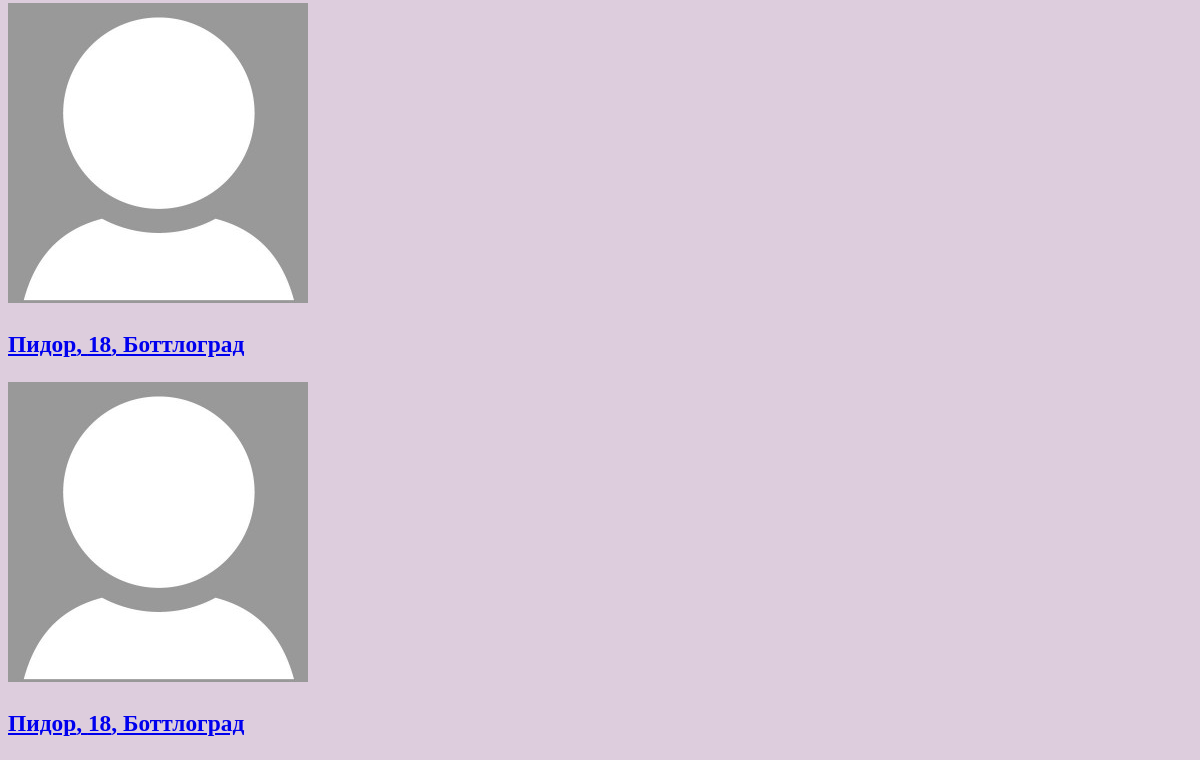
/searching/profiles/ (lower part), run on an earlier commit of the app's database.
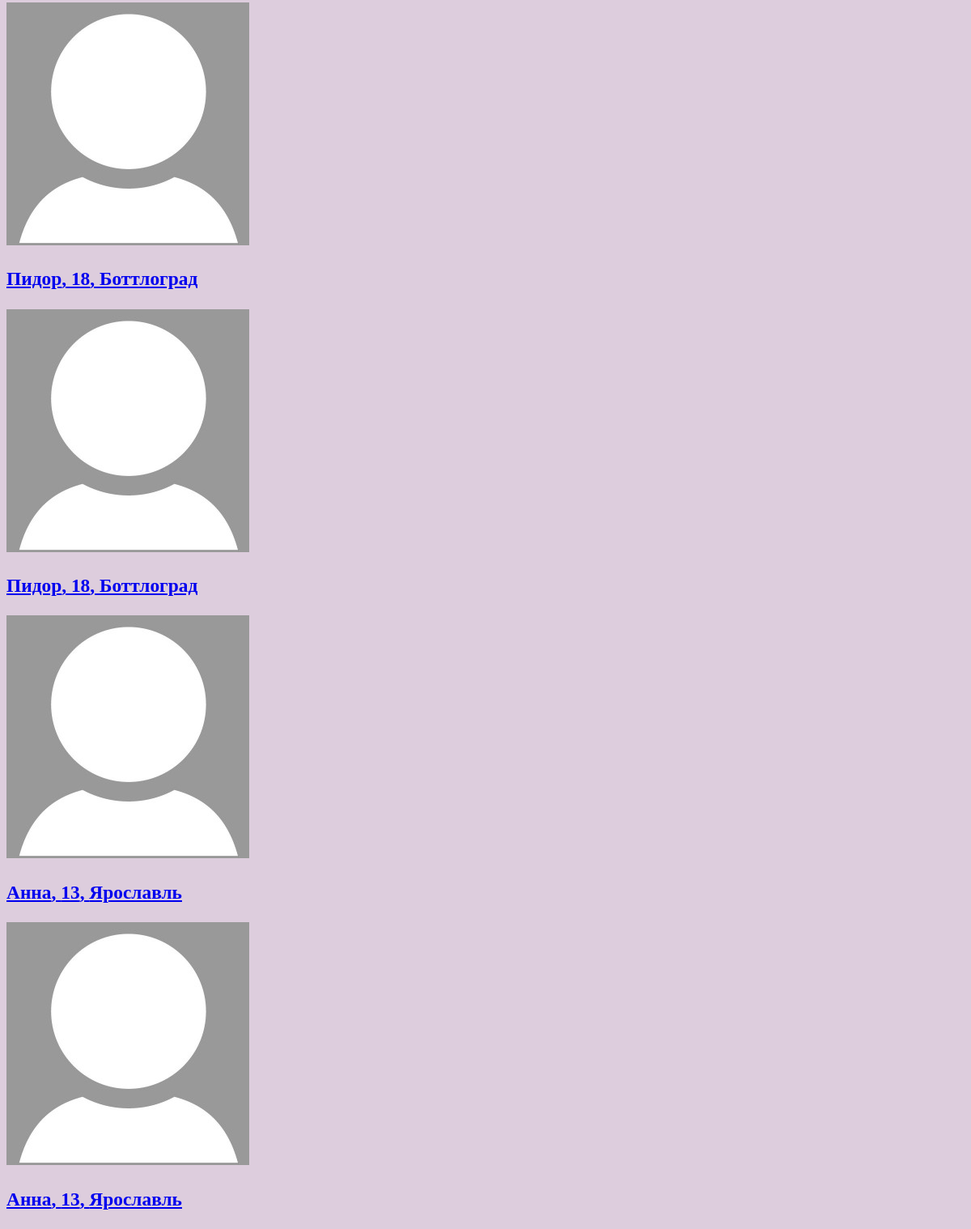
And on a later commit of the database.
### searching/models.py (models this page shows, shortened)
class Profile(models.Model):
    genders = (
        ('Парень', 'Парень'),
        ('Девушка', 'Девушка')
    )
    point_of_searching_list = (
        ('Отношения', 'Отношения'),
        ('Свидания', 'Свидания'),
        ('Дружба', 'Дружба'),
        ('Общение', 'Общение'),
    )
    name = models.CharField ('Имя', max_length=50)
    avatar = models.ImageField ('Фото', upload_to='photos/users', default='photos/users/default_avatar.jpg')
    age = models.IntegerField("Возраст")
    gender = models.CharField ("Пол", choices=genders, max_length=30, default=genders[0])
    point_of_searching = models.CharField ("Цель знакомства", choices=point_of_searching_list, max_length=30, default=point_of_searching_list[0])
    city = models.CharField ('Город', max_length=100, default="Не указано")
    description = models.TextField ('О себе', max_length=50)
    social = models.CharField ('Ссылка на соцсеть', max_length=50, default='@name')
    user = models.ForeignKey(User, verbose_name='Автор анкеты', on_delete=models.CASCADE)
    class Meta:
        verbose_name = "Анкета"
        verbose_name_plural = "Анкеты"

### searching/views.py (the view)
# urls.py: path('profiles/', views.ProfileViewAll.as_view(), name='allprofiles'), #все профили
class ProfileViewAll(View):
    def get(self, request):
        profiles = Profile.objects.all()
        return render(request, 'searching/searching.html', {'profile_list': profiles})

### templates/searching/searching.html (shortened to what this page needs)
{% load static %}
<!DOCTYPE html>
<html>
    <head>
        <link rel="stylesheet" href="{% static 'css/style.css' %}" type="text/css">
    </head>
    <body style="font-size: 20px;">
        {% for profile in profile_list %}
        <img src="{{profile.avatar.url}}"  style="max-width: 30%;">
        <a href="{{profile.id}}"><h3>{{profile.name}}, {{profile.age}}, {{profile.city}}</h3></a>
        {% endfor %}
    </body>
</html>

### static/css/style.css (style rules this page uses)
html { background-color: #ddcddd; }

What changed in the data, as far as the page shows it:
added Profile: avatar (placeholder picture), name "Анна", age "13", city "Ярославль"
added Profile: avatar (placeholder picture), name "Анна", age "13", city "Ярославль"
